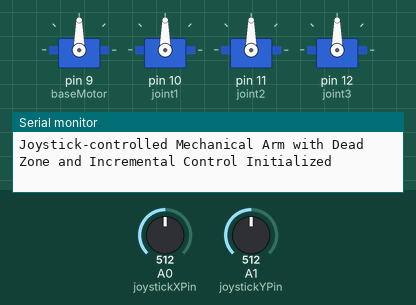
Recording of a sketch running on a simulated Arduino Uno, built with avr-gcc and run on an emulated ATmega328P. Parts: 4 × servo, the last lines printed to the serial monitor. The inputs (shaded band) are chosen by the test bench; at power-on: A0 (joystickXPin) = 512, A1 (joystickYPin) = 512.

Above: at 1.2 s.
1.3 s: A0 (joystickXPin) set to 546
2.8 s: A0 (joystickXPin) set to 575
At 3.4 s:
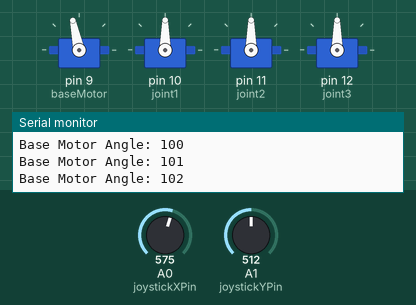
At 4.31 s:
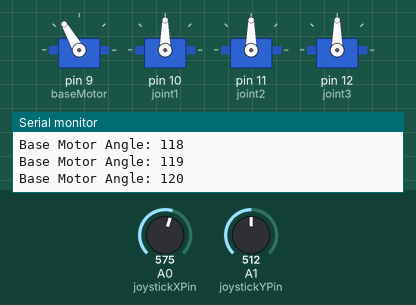
5.8 s: A1 (joystickYPin) set to 554
8.8 s: A1 (joystickYPin) set to 575
At 8.97 s:
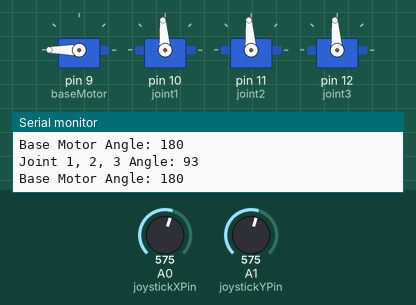
11.8 s: A0 (joystickXPin) set to 469
14.8 s: A0 (joystickXPin) set to 451
At 15.23 s:
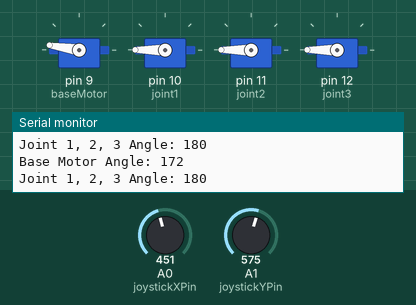
Timing chart, 0 to 20.4 s (numbered marks = the images above; inputs shaded):
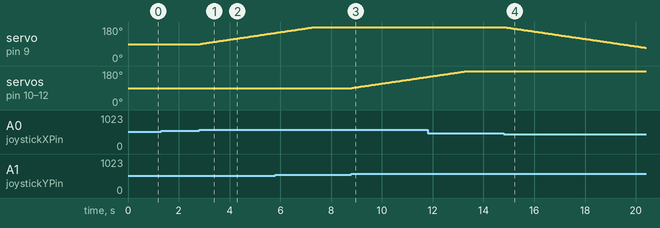

The sketch:

Arduino_arm_controller_joystick.ino
```cpp
#include <Servo.h>

// Define servo motor objects
Servo baseMotor;    // Rotating the base (Motor 1)
Servo joint1;       // Joint 1 (Motor 2)
Servo joint2;       // Joint 2 (Motor 3)
Servo joint3;       // Joint 3 (Motor 4)

// Define initial angles
int baseAngle = 90;    // Starting angle for base motor
int joint1Angle = 90;  // Starting angle for joint 1
int joint2Angle = 90;  // Starting angle for joint 2
int joint3Angle = 90;  // Starting angle for joint 3

// Joystick input pins
const int joystickXPin = A0;  // X-axis for base motor
const int joystickYPin = A1;  // Y-axis for joint motors

// Dead zone threshold
const int deadZone = 50;  // Adjust this value to set the dead zone size

// Step size for incremental movement
const int stepSize = 1;  // Angle step size for smoother control

void setup() {
  // Attach the servo motors to the appropriate pins
  baseMotor.attach(9);   // Base motor to pin 9
  joint1.attach(10);     // Joint 1 to pin 10
  joint2.attach(11);     // Joint 2 to pin 11
  joint3.attach(12);     // Joint 3 to pin 12

  // Start serial communication for debugging
  Serial.begin(9600);
  Serial.println("Joystick-controlled Mechanical Arm with Dead Zone and Incremental Control Initialized");
}

void loop() {
  // Read joystick positions (0-1023)
  int xVal = analogRead(joystickXPin);
  int yVal = analogRead(joystickYPin);

  // Center value for joystick (approx. 512)
  int centerX = 512;
  int centerY = 512;

  // Apply dead zone logic and map movement incrementally for X-axis (base motor)
  if (abs(xVal - centerX) > deadZone) {
    if (xVal > centerX) {
      // Move clockwise if joystick is pushed to the right
      baseAngle += stepSize;
      if (baseAngle > 180) baseAngle = 180;  // Constrain to max angle
    } else {
      // Move counterclockwise if joystick is pushed to the left
      baseAngle -= stepSize;
      if (baseAngle < 0) baseAngle = 0;  // Constrain to min angle
    }
    baseMotor.write(baseAngle);
    Serial.print("Base Motor Angle: ");
    Serial.println(baseAngle);
  }

  // Apply dead zone logic and map movement incrementally for Y-axis (joint motors)
  if (abs(yVal - centerY) > deadZone) {
    if (yVal > centerY) {
      // Move joints up if joystick is pushed forward
      joint1Angle += stepSize;
      joint2Angle += stepSize;
      joint3Angle += stepSize;
      if (joint1Angle > 180) joint1Angle = 180;  // Constrain to max angle
      if (joint2Angle > 180) joint2Angle = 180;
      if (joint3Angle > 180) joint3Angle = 180;
    } else {
      // Move joints down if joystick is pulled backward
      joint1Angle -= stepSize;
      joint2Angle -= stepSize;
      joint3Angle -= stepSize;
      if (joint1Angle < 0) joint1Angle = 0;  // Constrain to min angle
      if (joint2Angle < 0) joint2Angle = 0;
      if (joint3Angle < 0) joint3Angle = 0;
    }
    joint1.write(joint1Angle);
    joint2.write(joint2Angle);
    joint3.write(joint3Angle);

    Serial.print("Joint 1, 2, 3 Angle: ");
    Serial.println(joint1Angle);
  }

  // Add a short delay for stability and smoother control
  delay(50);
}
```

Measured:
- the behaviour switches between 562 and 563 on A0 (joystickXPin) (found by bisection; images 0 and 1)
- the behaviour switches between 562 and 563 on A1 (joystickYPin) (found by bisection; images 2 and 3)
- the behaviour switches between 462 and 461 on A0 (joystickXPin) (found by bisection; images 3 and 4)
- after the input at 1.3 s, every drawn part: stays the same
- after the input at 2.8 s, servo on pin 9 (baseMotor): moves from 90° to 149° over 2.9 s, starting at once
- after the input at 8.8 s, servo on pin 10 (joint1), servo on pin 11 (joint2), servo on pin 12 (joint3): moves from 90° to 149° over 3.0 s, starting at once
- after the input at 14.8 s, servo on pin 9 (baseMotor): moves from 180° to 70° over 5.6 s, starting at once
